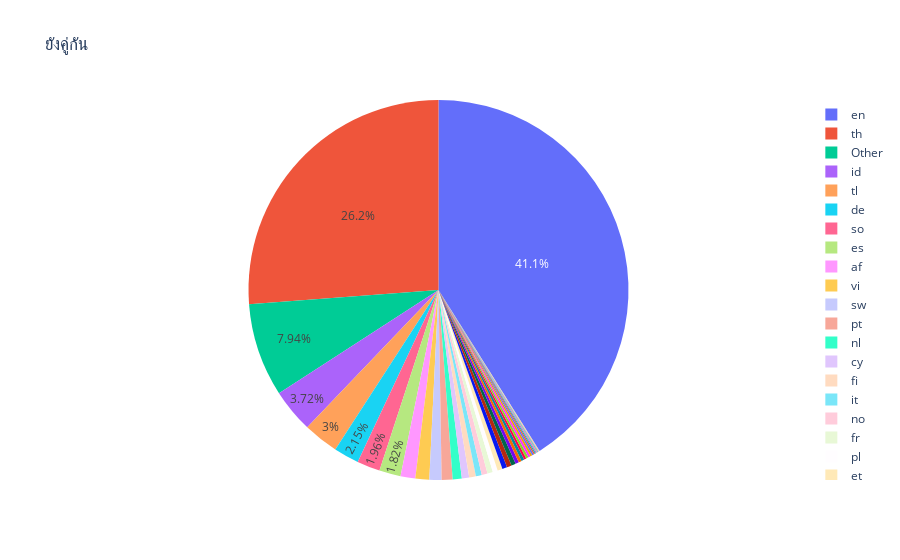

Notebook code for this chart:
### Code cell
fig = px.pie(df, values='Count', names='Lang',title="ยังคู่กัน")
fig.update_traces(textposition='inside')
fig.update_layout(uniformtext_minsize=12, uniformtext_mode='hide')
fig.show()

### Figure 1 — Plotly figure (JSON) as saved in the notebook; plotly's stock layout.template omitted (floating-point values rounded to 4 significant figures)
{"data": [{"domain": {"x": [0, 1], "y": [0, 1]}, "hovertemplate": "Lang=%{label}<br>Count=%{value}<extra></extra>", "labels": ["en", "th", "Other", "id", "tl", "de", "so", "es", "af", "vi", "sw", "pt", "nl", "cy", "fi", "it", "no", "fr", "pl", "et", "da", "ro", "sl", "tr", "ko", "sv", "hr", "ja", "ca", "hu", "sk", "sq", "cs", "ar", "ru", "lt", "zh-cn", "lv", "uk", "zh-tw", "mk", "fa", "el", "ta", "bg"], "legendgroup": "", "name": "", "showlegend": true, "textposition": "inside", "type": "pie", "values": [15733, 10038, 3041, 1424, 1150, 823, 751, 698, 481, 452, 396, 356, 295, 239, 218, 193, 189, 177, 163, 163, 157, 154, 144, 112, 97, 94, 77, 77, 74, 65, 58, 43, 36, 33, 28, 25, 17, 9, 7, 7, 5, 3, 2, 1, 1]}], "layout": {"legend": {"tracegroupgap": 0}, "title": {"text": "ยังคู่กัน"}, "uniformtext": {"minsize": 12, "mode": "hide"}}}
